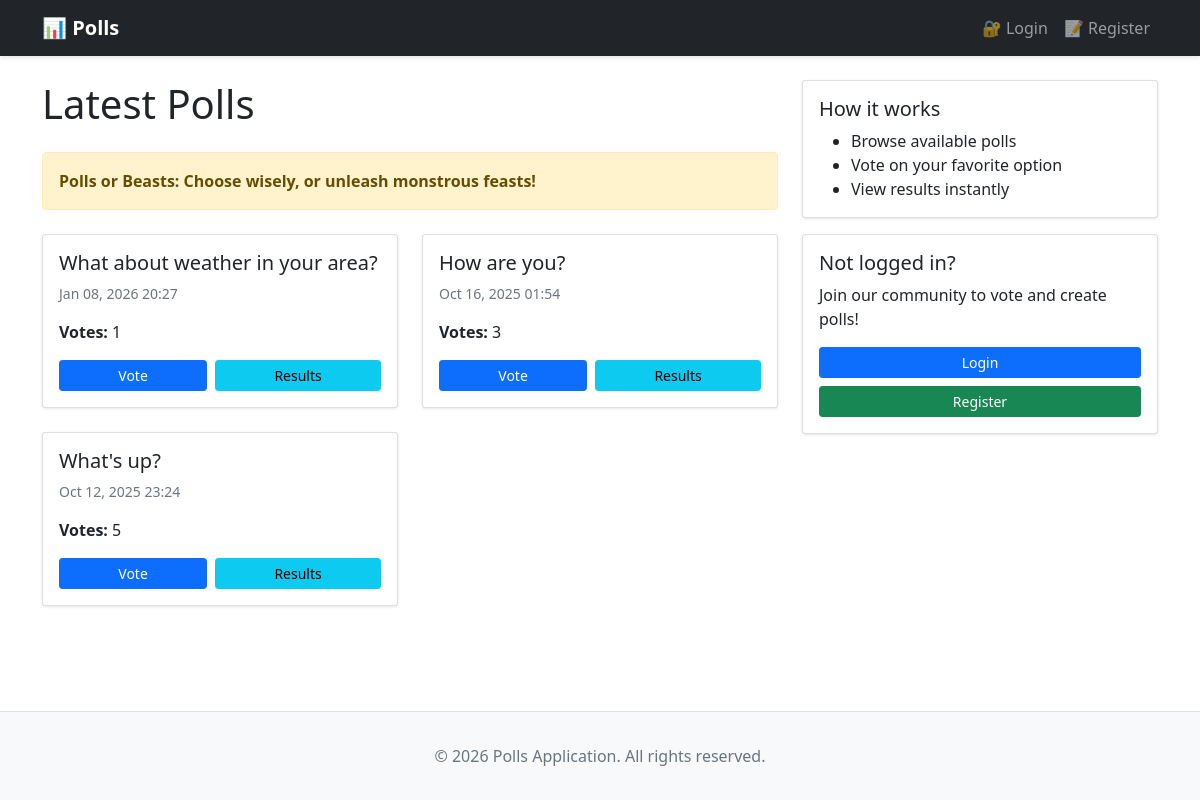
Screenshot of /polls/ with the database file from the repository.
### polls/models.py (models this page shows, shortened)
class Question(models.Model):
    question_text = models.CharField(max_length=200)
    pub_date = models.DateTimeField("date published")
    def get_total_votes(self):
        return sum(choice.votes for choice in self.choice_set.all())

class Choice(models.Model):
    question = models.ForeignKey(Question, on_delete=models.CASCADE)
    choice_text = models.CharField(max_length=200)
    votes = models.IntegerField(default=0)

### polls/views.py (the view)
# urls.py: path("", views.IndexView.as_view(), name="index"),
class IndexView(PollsBaseView, generic.ListView):
    template_name = "polls/index.html"
    context_object_name = "latest_question_list"
    def get_queryset(self):
        return Question.objects.filter(pub_date__lte=timezone.now()).order_by("-pub_date")[
               :5
               ]

### polls/views.py (called while the page is built)
    def get_slogan(self):
        return random.choice(self.slogans)

    def get_context_data(self, **kwargs):
        context = super().get_context_data(**kwargs)
        context['slogan'] = self.get_slogan()
        return context

### polls/templates/polls/index.html (shortened to what this page needs)
{% extends "base.html" %}
{% block content %}
<div class="row">
    <div class="col-lg-8">
        <h1 class="mb-4">Latest Polls</h1>
        {% if slogan %}
            <div class="alert alert-warning mb-4">
                <strong>{{ slogan }}</strong>
            </div>
        {% endif %}
        {% if latest_question_list %}
            <div class="row">
                {% for question in latest_question_list %}
                    <div class="col-md-6 mb-4">
                        <div class="card h-100">
                            <div class="card-body d-flex flex-column">
                                <h5 class="card-title">{{ question.question_text }}</h5>
                                <p class="card-text text-muted small">
                                    {{ question.pub_date|date:"M d, Y H:i" }}
                                </p>
                                <p class="card-text flex-grow-1">
                                    <strong>Votes:</strong>
                                    {{ question.get_total_votes }}
                                </p>
                                <div class="d-flex gap-2">
                                    <a href="{% url 'polls:detail' question.id %}" class="btn btn-primary btn-sm flex-grow-1">
                                        Vote
                                    </a>
                                    <a href="{% url 'polls:results' question.id %}" class="btn btn-info btn-sm flex-grow-1">
                                        Results
                                    </a>
                                </div>
                            </div>
                        </div>
                    </div>
                {% endfor %}
            </div>
        {% else %}
            <div class="alert alert-info">
                <h4>No polls available</h4>
                <p>There are no polls yet. {% if user.is_staff %}<a href="{% url 'polls:poll_new' %}">Create one!</a>{% endif %}</p>
            </div>
        {% endif %}
    </div>
    <div class="col-lg-4">
        <div class="card">
            <div class="card-body">
                <h5 class="card-title">How it works</h5>
                <ul class="mb-0">
                    <li>Browse available polls</li>
                    <li>Vote on your favorite option</li>
                    <li>View results instantly</li>
                </ul>
            </div>
        </div>
        {% if user.is_authenticated %}
            <div class="card mt-3">
                <div class="card-body">
                    <h5 class="card-title">👤 Your Info</h5>
                    <p class="mb-1"><strong>Username:</strong> {{ user.username }}</p>
                    <p class="mb-1"><strong>Email:</strong> {{ user.email }}</p>
                    {% if user.is_staff %}
                        <p class="mb-0"><span class="badge bg-danger">Staff</span></p>
                    {% endif %}
                </div>
            </div>
        {% else %}
            <div class="card mt-3">
                <div class="card-body">
                    <h5 class="card-title">Not logged in?</h5>
                    <p class="mb-3">Join our community to vote and create polls!</p>
                    <a href="{% url 'account_login' %}" class="btn btn-primary btn-sm w-100">Login</a>
                    <a href="{% url 'account_signup' %}" class="btn btn-success btn-sm w-100 mt-2">Register</a>
                </div>
            </div>
        {% endif %}
    </div>
</div>
{% endblock %}

### templates/base.html (style rules this page uses)
body { display: flex; flex-direction: column; min-height: 100vh; }
.card { box-shadow: 0 1px 3px rgba(0,0,0,0.1); animation: slideIn 0.3s ease-out; }
.alert { animation: slideIn 0.3s ease-out; }
.btn { transition: all 0.2s ease; }
a { transition: color 0.2s ease; }

### rows the page displays
Question: question_text "What about weather in your area?", pub_date "Jan 08, 2026 20:27", get_total_votes "1"
Question: question_text "How are you?", pub_date "Oct 16, 2025 01:54", get_total_votes "3"
Question: question_text "What's up?", pub_date "Oct 12, 2025 23:24", get_total_votes "5"

### other values shown
{{ slogan }} "Polls or Beasts: Choose wisely, or unleash monstrous feasts!"
